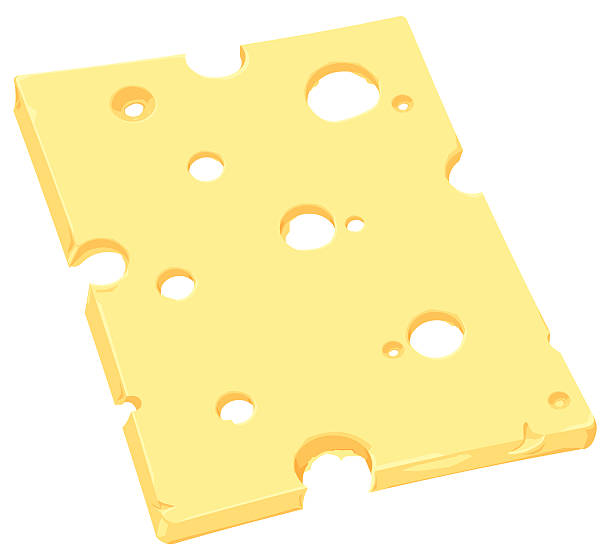
#> input picture EdgeDetection/gruyere.jpg, 612 x 556 px
$ python main.py
#> lines starting #> are read from the running program, lines starting #| are printed output that depends on the picture
### src/tools.py
import numpy as np
from icecream import ic
import matplotlib.pyplot as plt
from rectangle import RectangleBoundary
from setOfPoint import SetOfPoint
from point import Point
import random as rd
import cv2

def max_gap(liste):
    """
    input : list of int
    output : the maximum gap between two elements

    """
    gaps = {}
    liste = sorted(liste, reverse= True)
    for index, value in enumerate(liste[: - 1]):
        gaps[value, liste[index + 1]] = value - liste[index + 1]

    key_max=max(gaps, key=gaps.get)
    return (gaps[key_max], key_max)


def display_result(results : tuple[RectangleBoundary, float], base_rectangle : RectangleBoundary,
                    set_of_point : SetOfPoint, path : str | None = None):
    final_rectangle, solving_time = results
    ic(final_rectangle.get_area(), solving_time)
    figure, axis = plt.subplots(1, 2)
    ic(axis)
    axis[0].set_aspect('equal')
    axis[0].set_xlim(base_rectangle.left_boundary - 1, base_rectangle.right_boundary + 1)
    axis[0].set_ylim(base_rectangle.bottom_boundary - 1, base_rectangle.top_boundary + 1)
    axis[0].add_patch(base_rectangle.get_geometric("black"))
    axis[0].add_patch(final_rectangle.get_geometric("red"))
    set_of_point.display(axis[0])
    if path:

        plt.subplot(122)
        plt.imshow(cv2.imread(path))
        axis[1].add_patch(final_rectangle.get_geometric_imshow(base_rectangle.top_boundary, "red"))
    plt.show()


def random_set_of_point(n, base_rectangle : RectangleBoundary):
    set_of_point = []
    for i in range(n):
        set_of_point += [Point(rd.randint(base_rectangle.left_boundary, base_rectangle.right_boundary),
                    rd.randint(base_rectangle.bottom_boundary, base_rectangle.top_boundary))]
    return SetOfPoint(set_of_point)

### src/contour.py
import cv2
import matplotlib.pyplot as plt
import os


# Charger l'image en niveaux de gris
  # Charge l'image en niveaux de gris
#gruyere est un tableau numpy de taille (hauteur x largeur) de l'image qui représente les pixels
#les pixels ont une valeur entre 0 et 255 qui représente le niveau de gris


def edges(path, seuil : int = 250):
    '''
    retourne un tableau numpy qui correspond aux contours de image
    '''

    image = cv2.imread(path, 0)
    # Appliquer la détection de contours avec Canny
    edges_image = cv2.Canny(image, seuil, seuil)
    #le premier seuil élimine lespixel dont gradient lui est inférieur : le bruit
    #le second classe ceux dont le gradient lui est supérieu en contour-fort
    #entre les deux ce sont les contours-faible

    # Inverser les couleurs pour afficher les contours en noir
    edges_image = cv2.bitwise_not(edges_image)

    # Binariser l'image pour avoir les contours en noir et le reste en blanc
    ret, edges_image = cv2.threshold(edges_image, 0, 255, cv2.THRESH_BINARY)

    return edges_image


# [7 lines that do not run on import are left out]

### src/tableaupoint.py
import sys
sys.path.append('./LargestEmptyRectangle')  # Remplacez cela par le chemin réel de votre dossier contenant la classe

from point import Point
from contour import edges
import cv2
import os

chemin_gruyere = os.path.join("test_image", "gruyere.jpg")


 # Charge l'image en niveaux de gris

def ExtractionPoint(edges_image, reduction : int = 2):


    Liste_Point = []


    for index_row, row in enumerate(edges_image[::-1]) :
        if index_row % reduction == 0 :
            for index_column, pixel in enumerate(row):
                if index_column % reduction == 0:
                    if pixel == 0 :
                        Liste_Point += [Point(index_column, index_row)]

    return Liste_Point

# [6 lines that do not run on import are left out]

### src/point.py
import math
import matplotlib.pyplot as plt

class Point:
    def __init__(self, x : int, y: int):
        self.x_coordinate = x
        self.y_coordinate = y


    def __str__(self) -> str:
        return f"Point : ({self.x_coordinate}; {self.y_coordinate})"


    def __hash__(self) -> int:
        return hash((self.x_coordinate, self.y_coordinate))


    def __eq__(self, __value: object) -> bool:
        return (self.x_coordinate == __value.x_coordinate) and (self.y_coordinate == __value.y_coordinate)


    def set(self, point : object):
            self.x_coordinate = point.x_coordinate
            self.y_coordinate = point.y_coordinate

    def get_geometric(self, size, color : str = 'black'):

        '''
        Renvoie l'objet matplotlib associé au point
        '''

        return plt.Circle((self.x_coordinate, self.y_coordinate), size, color=color)


    # [6 lines left out: function distance, not called in this run]


### src/setOfPoint.py
from operator import attrgetter
from icecream import ic
import numpy as np
import matplotlib.pyplot as plt
from point import Point

class SetOfPoint:
    def __init__(self, list_of_points : list[Point]) -> None:
        self.points = list_of_points
        self.lenth = len(self.points)

    # [6 lines left out: function __str__, not called in this run]

    def get_x_coordinates(self) -> list[int]:
        return [p.x_coordinate for p in self.points]

    def get_y_coordinates(self) -> list[int]:
        return [p.y_coordinate for p in self.points]

    def sort_points(self, coordinate : str, direction = False) -> None:
        """
        Ordonne les points de l'ensemble de point

        Args:

            coordinate (str) : Clé de triage  ('x_coordinate' or 'y_coordinate')
            direction (bool) : False pour trier en ordre croissant

        """
        self.points = sorted(self.points, key = attrgetter(coordinate), reverse= (direction))
        pass

    def get_max(self, coordinate) -> Point:
        '''Renvoie le Point de plus grande abscisse/ordonnée de l'ensemble de points'''
        return max(self.points, key = attrgetter(coordinate))

    def get_min(self, coordinate) -> Point:
        '''Renvoie le Point de plus petite abscisse/ordonnée de l'ensemble de points'''
        return min(self.points, key = attrgetter(coordinate))


    def display(self, ax) -> None:
        for point in self.points:
            ax.add_patch(point.get_geometric((ax.get_xlim()[1] - ax.get_xlim()[0])/500))
        pass

# [6 lines that do not run on import are left out]

### src/rectangle.py
from point import Point
from vector import Vector
import numpy as np
import matplotlib.pyplot as plt
from icecream import ic


class RectangleBoundary:
    def __init__(self, top : int, bottom : int, left : int, right: int) -> None:
        self.top_boundary = top
        self.bottom_boundary = bottom
        self.left_boundary = left
        self.right_boundary = right


    # [5 lines left out: function __str__, not called in this run]


    def get_area(self) :
        return (self.top_boundary - self.bottom_boundary) * (self.right_boundary - self.left_boundary)


    def get_height(self):
        return self.top_boundary - self.bottom_boundary


    def get_width(self):
        return self.right_boundary - self.left_boundary


    def get_geometric(self, color):
        return plt.Rectangle((self.left_boundary, self.bottom_boundary), self.get_width(), self.get_height(), fill=False, color=color)


    def get_geometric_imshow(self, top_limit, color):
        return plt.Rectangle((self.left_boundary, top_limit - self.top_boundary), self.get_width(), self.get_height(), fill=False, color=color)


class RectanglePoint:

    # [39 lines left out: functions __init__, __str__, get_width, get_height, get_area, get_geometric, not called in this run]


### MerAlgo1.py
import sys
sys.path.append('src')
import tools
from rectangle import RectangleBoundary
import matplotlib.pyplot as plt
from point import Point
from setOfPoint import SetOfPoint
from icecream import ic
import time
import statistics

TOP_BOURNDARY = 1000
BOTTOM_BOUNDARY = 0
LEFT_BOUNDARY = 0
RIGHT_BOUNDARY = int(1000 * 16 / 9)

NUMBER_OF_POINTS = 2000

base_rectangle = RectangleBoundary(TOP_BOURNDARY, BOTTOM_BOUNDARY, LEFT_BOUNDARY, RIGHT_BOUNDARY)
set_of_point = tools.random_set_of_point(NUMBER_OF_POINTS, base_rectangle)

def main():
    results = merAlgo1(base_rectangle, set_of_point)
    tools.display_result(results, base_rectangle, set_of_point)

def merAlgo1(base_rectangle, set_of_point) -> tuple[RectangleBoundary, float]:

    actual_rectangle = RectangleBoundary(0, 0, 0, 0)


    start = time.perf_counter()
    # Calcul de la plus grand aire de départ (type 1 vertical)
    maximum_gap = tools.max_gap([base_rectangle.left_boundary, base_rectangle.right_boundary] +
                                set_of_point.get_x_coordinates())

    maximum_area = maximum_gap[0] * base_rectangle.get_height()
    final_rectangle = RectangleBoundary(base_rectangle.top_boundary, base_rectangle.bottom_boundary, min(maximum_gap[1]), max(maximum_gap[1]))

    # Sort S according to the Y coordinates of the points in descending order
    set_of_point.sort_points("y_coordinate", True)

    for p_index, point in enumerate(set_of_point.points):
        actual_rectangle.left_boundary = base_rectangle.left_boundary
        actual_rectangle.right_boundary = base_rectangle.right_boundary

        for point_ in set_of_point.points[p_index + 1:]:
            if (actual_rectangle.left_boundary < point_.x_coordinate and point_.x_coordinate < actual_rectangle.right_boundary):

                actual_area = actual_rectangle.get_width() * (point.y_coordinate - point_.y_coordinate)
                if maximum_area < actual_area:
                    maximum_area = actual_area
                    final_rectangle = RectangleBoundary(point.y_coordinate, point_.y_coordinate,
                                                actual_rectangle.left_boundary, actual_rectangle.right_boundary)

                if point_.x_coordinate > point.y_coordinate:
                    actual_rectangle.right_boundary = point_.x_coordinate
                else :
                    actual_rectangle.left_boundary = point_.x_coordinate
        # Type 3 triangles ()
        actual_area = actual_rectangle.get_width() * (point.y_coordinate - base_rectangle.bottom_boundary)
        if maximum_area < actual_area:
            maximum_area = actual_area
            final_rectangle = RectangleBoundary(point.y_coordinate, base_rectangle.bottom_boundary,
                                        actual_rectangle.left_boundary, actual_rectangle.right_boundary)
        # Type 3 triangles (top boundary)
        right_list = [base_rectangle.right_boundary]
        left_list = [base_rectangle.left_boundary]

        for point_ in set_of_point.points[:p_index]:
            if point_.x_coordinate > point.x_coordinate:
                right_list += [point_.x_coordinate]
            if point_.x_coordinate < point.x_coordinate:
                left_list += [point_.x_coordinate]
        min_right = min(right_list)
        max_left = max(left_list)

        maximum_area = max(maximum_area, (max_left - min_right) * (base_rectangle.top_boundary - point.y_coordinate))
        actual_area = (max_left - min_right) * (base_rectangle.top_boundary - point.y_coordinate)
        if maximum_area < actual_area:
            maximum_area = actual_area
            final_rectangle = RectangleBoundary(base_rectangle.top_boundary, point.y_coordinate, max_left, min_right)
    end = time.perf_counter()
    computing_time = end - start
    return final_rectangle, computing_time


# [2 lines that do not run on import are left out]

### main.py
import sys

from MerAlgo2 import merAlgo2
sys.path.append('src')
sys.path.append('EdgeDetection')

from icecream import ic
import matplotlib.pyplot as plt
import numpy as np
import tkinter as tk
from tkinter import filedialog
from MerAlgo1 import merAlgo1
from rectangle import RectangleBoundary
from setOfPoint import SetOfPoint
from contour import edges
from tableaupoint import ExtractionPoint
import tools

root = tk.Tk()
root.withdraw()

path_image = filedialog.askopenfilename() # On charge l'image à traiter
#> the answer given: EdgeDetection/gruyere.jpg
seuil = int(input('Seuil : ') or 250) # On deamande le seuil de detection de contour
#> the answer given: 3
reduction = int(input('Reduction : ') or 2) # On demande le facteur de réduction du nombre de points
#> the answer given: 3

edges_image = edges(path_image, seuil)
#> in edges, `image = cv2.imread(path, 0)`:
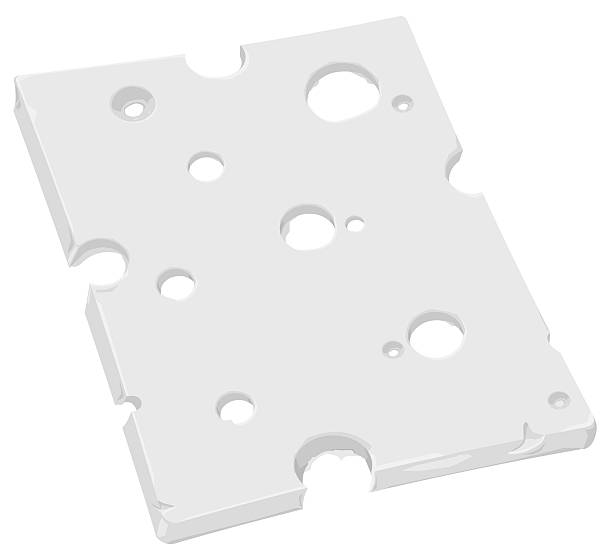
#> image: shape (556, 612); min 153, max 255, mean 241.8
#> in edges, `edges_image = cv2.Canny(image, seuil, seuil)`:
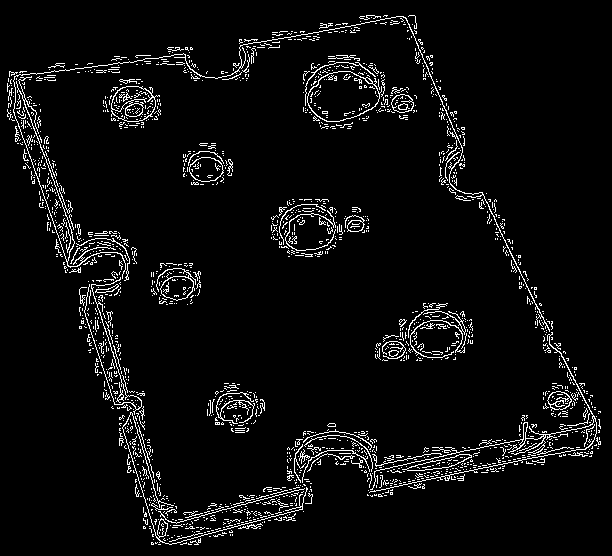
#> edges_image: shape (556, 612); 5% white in thin lines or dots
#> in edges, `edges_image = cv2.bitwise_not(edges_image)`: edges_image: shape (556, 612); 95% white; black in thin lines or dots
set_of_point = SetOfPoint(ExtractionPoint(edges_image, reduction))
#> the loop in ExtractionPoint, `for index_row, row in enumerate(edges_image[::-1]) :` made 556 passes
#> after the loop in ExtractionPoint, `for index_row, row in enumerate(edges_image[::-1]) :`: Liste_Point = 1887 items
top_boundary = len(edges_image) # On mesure la hauteur de l'image
#> top_boundary = 556
right_boundary = len(edges_image[0]) # On mesure la largeur de l'image
#> right_boundary = 612
base_rectangle = RectangleBoundary(top_boundary, 0, 0, right_boundary)  # On initialise le rectangle
                                                                        # dans lequel va se dérouler la résolution

# Résolution :
#results = merAlgo1(base_rectangle, set_of_point)
results = merAlgo1(base_rectangle, set_of_point)
#> in max_gap, `liste = sorted(liste, reverse= True)`: liste = 1889 values, max 612 at index 0, min 0 at index 1888, mean 289.7
#> the loop in max_gap, `for index, value in enumerate(liste[: - 1]):` made 1888 passes
#> value on passes 1 to 3: 612, 600, 600
#> after the loop in max_gap, `for index, value in enumerate(liste[: - 1]):`: gaps = 396 items
#> in max_gap, `key_max=max(gaps, key=gaps.get)`: key_max = (612, 600)
#> in merAlgo1, `maximum_gap = tools.max_gap([base_rectangle.left_boundary, base_rectan..`: maximum_gap = (12, (612, 600))
#> in merAlgo1, `maximum_area = maximum_gap[0] * base_rectangle.get_height()`: maximum_area = 6672
#> the loop in merAlgo1, `for p_index, point in enumerate(set_of_point.points):` made 1887 passes
#> (min_right, max_left) on passes 2 to 4: (612, 366), (612, 369), (612, 372)
# Affichage des résultats

tools.display_result(results, base_rectangle, set_of_point, path_image)
#> in display_result, `plt.show()`:
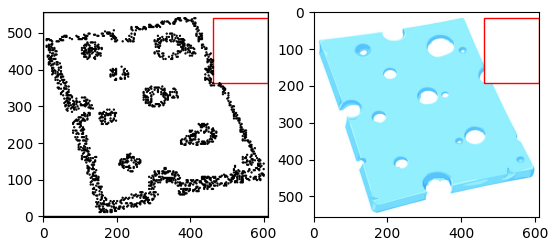
#> figure drawn by matplotlib, 2 panels; B, G, R data is drawn as R, G, B
import os

chemin_gruyere = os.path.join("test_image", "gruyere.jpg")
